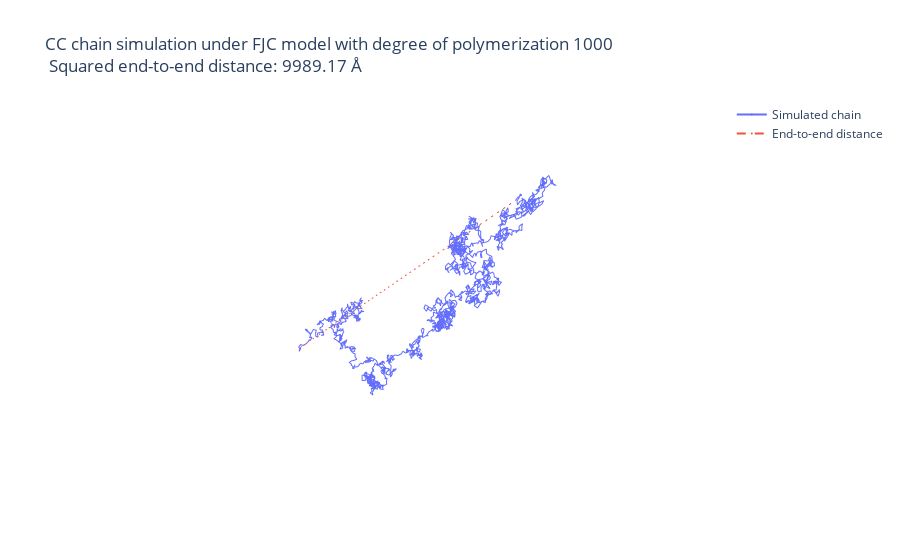

This figure's notebook cell:
### Code cell
plot_conformation("fjc", 1000, "CC")

### Figure 1 — Plotly figure (JSON) as saved in the notebook; plotly's stock layout.template omitted (floating-point values rounded to 4 significant figures; data arrays with more than 128 entries replaced by an {"elided": "..."} marker saying what was removed)
{"data": [{"line": {"width": 2}, "marker": {"size": 0.1}, "name": "Simulated chain", "type": "scatter3d", "x": {"elided": "2001 float values"}, "y": {"elided": "2001 float values"}, "z": {"elided": "2001 float values"}}, {"line": {"dash": "dash", "width": 2}, "marker": {"size": 0.1}, "name": "End-to-end distance", "type": "scatter3d", "x": [0, -35.35], "y": [0, 62.31], "z": [0, 69.7]}], "layout": {"scene": {"xaxis": {"backgroundcolor": "white", "visible": false}, "yaxis": {"backgroundcolor": "white", "visible": false}, "zaxis": {"backgroundcolor": "white", "visible": false}}, "title": {"text": "CC chain simulation under FJC model with degree of polymerization 1000 <br> Squared end-to-end distance: 9989.17 Å"}}}
